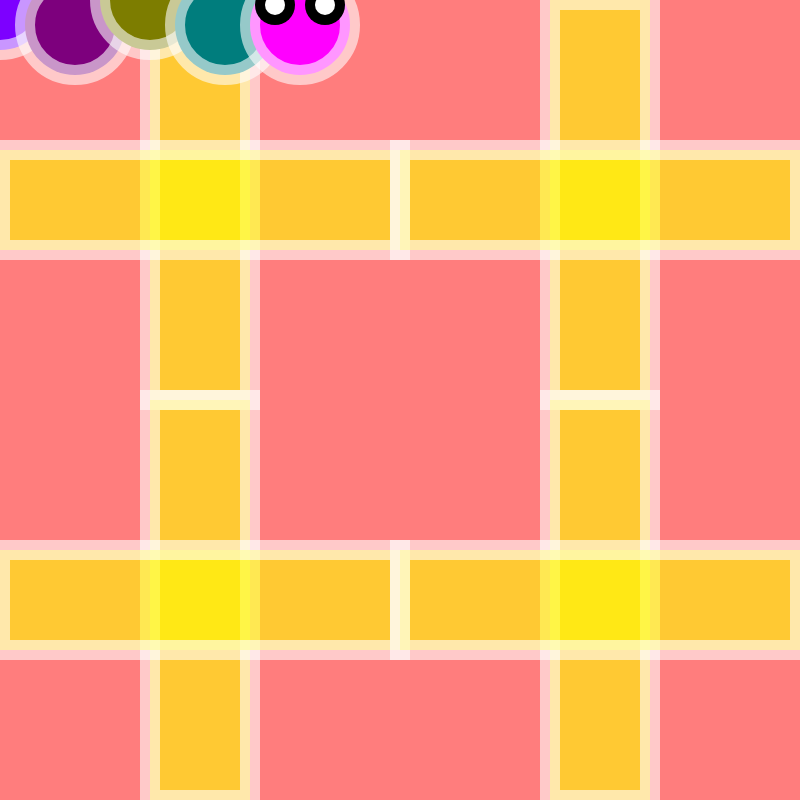
Frame 1 (no input)
Frame 60 (no input): identical to frame 1, image omitted
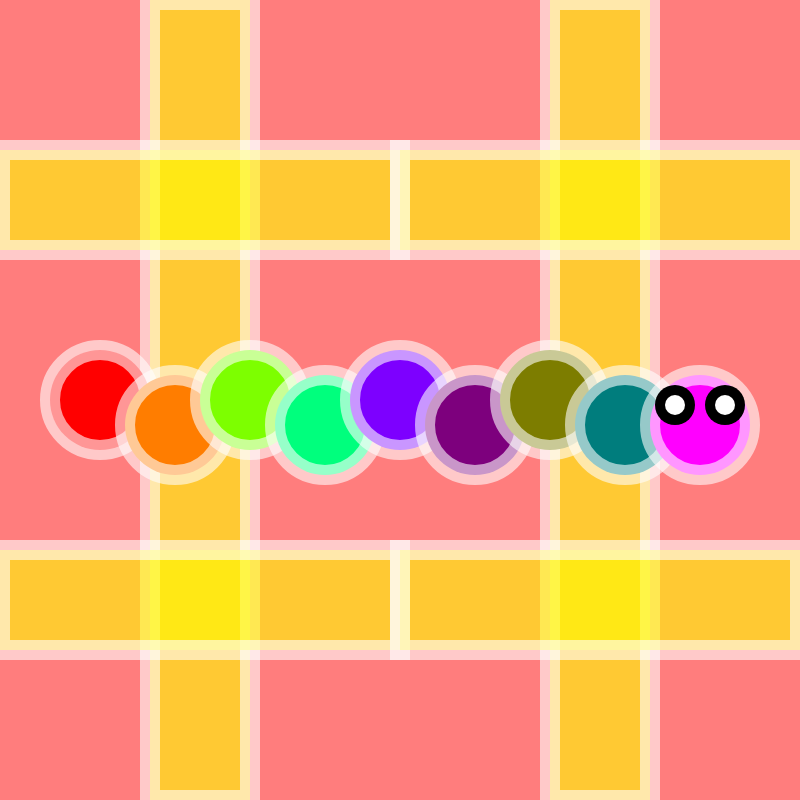
Frame 120 (the mouse pressed at the canvas centre since frame 60)

The p5.js sketch that drew these frames (run headless with seeded random() and noise() and a simulated clock; from frame 60 on, the mouse is pressed at the canvas centre):

// p5.js sketch
// ── sketch.js
function setup() {
    createCanvas(800, 800);
    strokeWeight(20);
}

let distancePerBodyPart = 75;
let heightVariance = 25;

function draw() {
    // background design
    background(255, 125, 125);

    stroke(255, 255, 255, 150)
    // sets the stroke

    fill(255, 255, 0, 150);
    rectMode(CENTER);
    // uses RGB(A) to make centre brighter, as well as centers the coordinates
    rect(200, 200, 100, 400);
    rect(200, 200, 400, 100);

    rect(600, 200, 100, 400);
    rect(600, 200, 400, 100);

    rect(200, 600, 100, 400);
    rect(200, 600, 400, 100);

    rect(600, 600, 100, 400);
    rect(600, 600, 400, 100);

    // start of the body
    stroke(255, 255, 255 ,150);

    fill(255, 0, 0);
    circle(mouseX - (4 * distancePerBodyPart), mouseY, 100);

    fill(255, 125, 0);
    circle(mouseX - (3 * distancePerBodyPart), mouseY + heightVariance, 100);

    fill(125, 255, 0);
    circle(mouseX - (2 *distancePerBodyPart), mouseY, 100);

    fill(0, 255, 125);
    circle(mouseX - (distancePerBodyPart), mouseY + heightVariance, 100);

    fill(125, 0, 255);
    circle(mouseX, mouseY, 100);

    fill(125, 0, 125);
    circle(mouseX + (distancePerBodyPart), mouseY + heightVariance, 100);

    fill(125, 125, 0);
    circle(mouseX + (2 * distancePerBodyPart), mouseY, 100);

    fill(0, 125, 125);
    circle(mouseX + (3 * distancePerBodyPart), mouseY + heightVariance, 100);

    fill(255, 0, 255);
    circle(mouseX + (4 * distancePerBodyPart), mouseY + heightVariance, 100);

    // the eyes

    let headPositionX = mouseX + (4 * distancePerBodyPart);

    noStroke();
    fill(0);
    circle(headPositionX - 25, (mouseY - 20) + heightVariance, 40);
    circle(headPositionX + 25, (mouseY - 20) + heightVariance, 40);

    fill(255);
    circle(headPositionX - 25, (mouseY - 20) + heightVariance, 20);
    circle(headPositionX + 25, (mouseY - 20) + heightVariance, 20);
}
